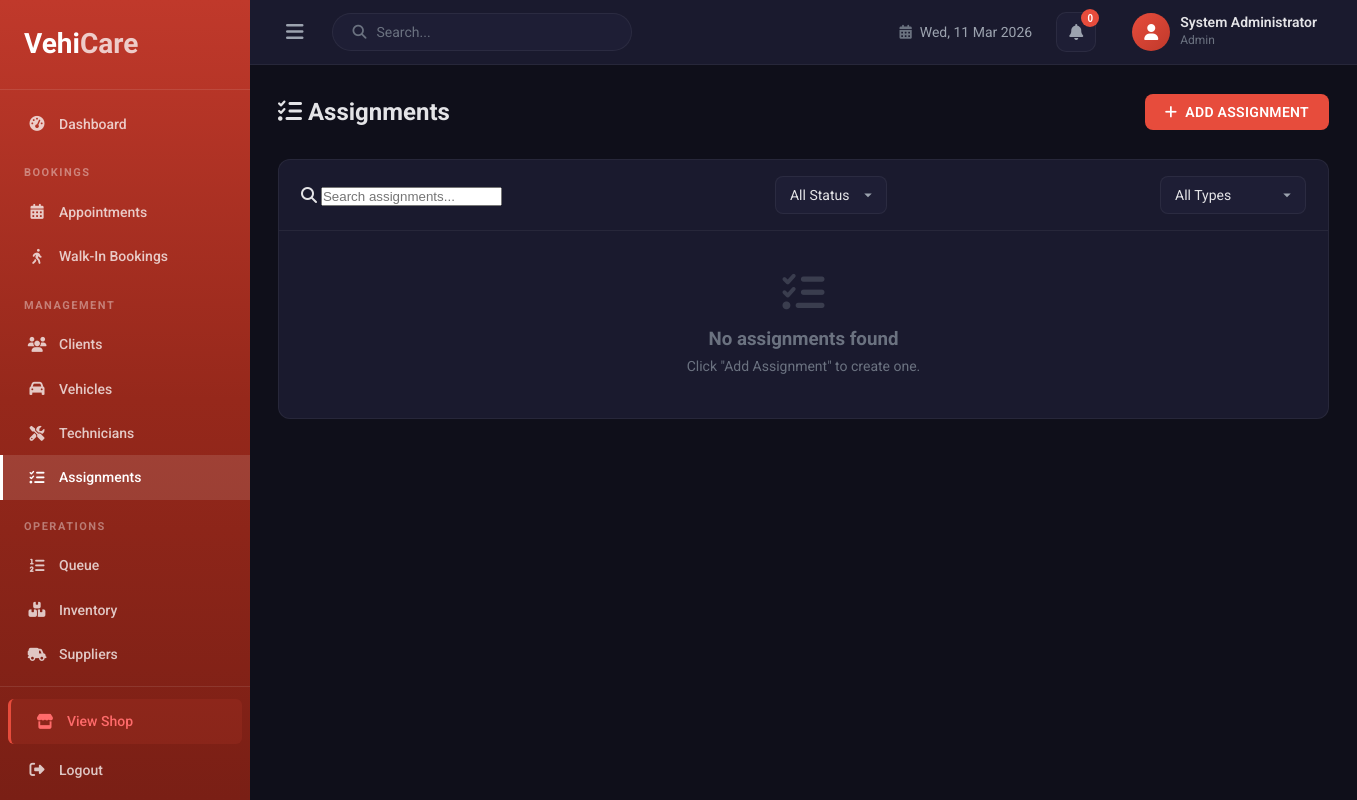
The app's page /admins/assignments.php (signed in), older data.
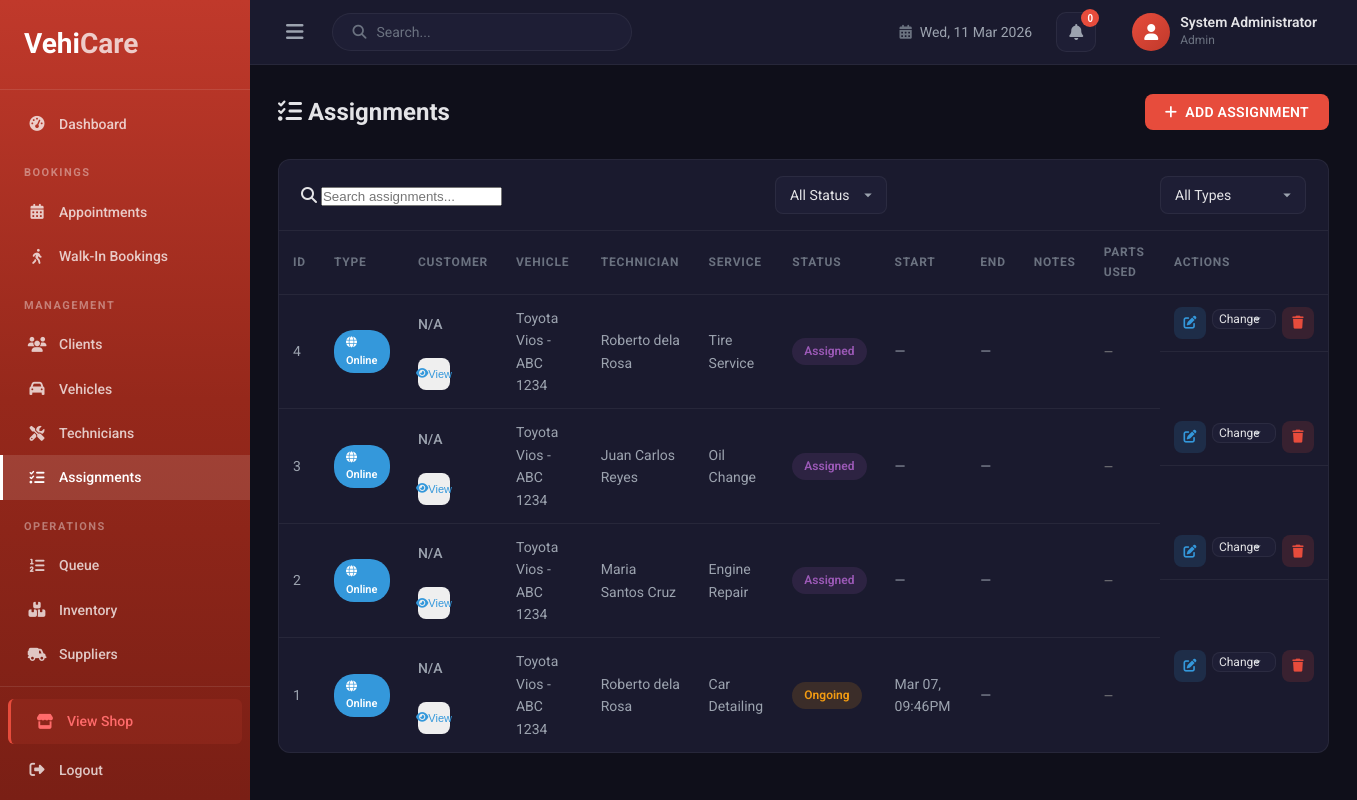
The same page, newer data.
### tables this page shows
CREATE TABLE `assignments` (
  `assignment_id` int(11) NOT NULL,
  `appointment_id` int(11) DEFAULT NULL,
  `vehicle_id` int(11) NOT NULL,
  `technician_id` int(11) NOT NULL,
  `service_id` int(11) NOT NULL,
  `status` enum('Assigned','Ongoing','Finished') DEFAULT 'Assigned',
  `start_time` datetime DEFAULT NULL,
  `end_time` datetime DEFAULT NULL,
  `notes` text DEFAULT NULL
);

CREATE TABLE `vehicles` (
  `vehicle_id` int(11) NOT NULL,
  `client_id` int(11) NOT NULL,
  `plate_number` varchar(50) NOT NULL,
  `vin` varchar(17) DEFAULT NULL,
  `make` varchar(100) DEFAULT NULL,
  `model` varchar(100) DEFAULT NULL,
  `year` year(4) DEFAULT NULL,
  `color` varchar(50) DEFAULT NULL,
  `status` enum('active','in_service','completed','released') DEFAULT 'active',
  `created_at` timestamp NOT NULL DEFAULT current_timestamp()
);

CREATE TABLE `users` (
  `user_id` int(11) NOT NULL,
  `full_name` varchar(150) NOT NULL,
  `email` varchar(150) NOT NULL,
  `password_hash` varchar(255) NOT NULL,
  `role` enum('admin','staff','technician','customer') NOT NULL,
  `status` enum('active','inactive') DEFAULT 'active',
  `created_at` timestamp NOT NULL DEFAULT current_timestamp()
);

CREATE TABLE `services` (
  `service_id` int(11) NOT NULL,
  `service_name` varchar(150) NOT NULL,
  `description` text DEFAULT NULL,
  `base_price` decimal(10,2) NOT NULL,
  `estimated_duration` int(11) DEFAULT NULL COMMENT 'Duration in minutes',
  `created_at` timestamp NOT NULL DEFAULT current_timestamp()
);

### admins/assignments.php (the view, shortened to what the changed rows need)
<?php
require_once __DIR__ . '/../includes/db.php';
$assignments = $pdo->query("SELECT a.*, v.plate_number, v.make, v.model, v.year, v.color, u.full_name AS technician_name, s.service_name, s.base_price,
    c.full_name AS customer_name, c.email AS customer_email, c.user_id AS customer_id,
    ap.appointment_date, ap.status AS appointment_status, COALESCE(ap.appointment_type, 'Online') AS appointment_type
    FROM assignments a
    LEFT JOIN vehicles v ON a.vehicle_id = v.vehicle_id
    LEFT JOIN users u ON a.technician_id = u.user_id
    LEFT JOIN services s ON a.service_id = s.service_id
    LEFT JOIN users c ON v.client_id = c.user_id
    LEFT JOIN appointments ap ON a.appointment_id = ap.appointment_id
    ORDER BY a.assignment_id DESC")->fetchAll();
$admin_parts = [];
?>
<!DOCTYPE html>
<html lang="en">
<head>
    <link rel="stylesheet" href="../includes/style/admin.css">
    <link rel="stylesheet" href="https://cdnjs.cloudflare.com/ajax/libs/font-awesome/6.5.1/css/all.min.css">
</head>
<body class="admin-body">
<div class="admin-layout">
    <main class="admin-main">
        <div class="admin-content">
            <div class="page-header">
                <h2><i class="fas fa-tasks"></i> Assignments</h2>
            </div>
            <div class="admin-card">
                <?php if (count($assignments) > 0): ?>
                <div class="table-responsive">
                    <table class="admin-table" id="assignmentsTable">
                        <thead><tr><th>ID</th><th>Type</th><th>Customer</th><th>Vehicle</th><th>Technician</th><th>Service</th><th>Status</th><th>Start</th><th>End</th><th>Notes</th><th>Parts Used</th><th>Actions</th></tr></thead>
                        <tbody>
                        <?php foreach ($assignments as $row): ?>
                        <tr data-status="<?= htmlspecialchars($row['status']) ?>" data-type="<?= htmlspecialchars($row['appointment_type']) ?>">
                            <td><?= $row['assignment_id'] ?></td>
                            <td>
                                <?php if ($row['appointment_type'] === 'Walk-In'): ?>
                                    <span class="badge" style="background:#e67e22;color:#fff;font-size:11px;"><i class="fas fa-walking"></i> Walk-In</span>
                                <?php else: ?>
                                    <span class="badge" style="background:#3498db;color:#fff;font-size:11px;"><i class="fas fa-globe"></i> Online</span>
                                <?php endif; ?>
                            </td>
                            <td>
                                <span style="font-weight:500;"><?= htmlspecialchars($row['customer_name'] ?? 'N/A') ?></span><br>
                                <br><button type="button" class="btn-icon" style="color:#3498db;font-size:11px;padding:2px 6px;" onclick="viewCustomer(<?= (int)$row['assignment_id'] ?>)"><i class="fas fa-eye"></i> View</button>
                            </td>
                            <td><?= htmlspecialchars(($row['make'] ?? '') . ' ' . ($row['model'] ?? '') . ' - ' . ($row['plate_number'] ?? 'N/A')) ?></td>
                            <td><?= htmlspecialchars($row['technician_name'] ?? 'N/A') ?></td>
                            <td><?= htmlspecialchars($row['service_name'] ?? 'N/A') ?></td>
                            <td>
                                <?php $st = $row['status'] ?? 'Assigned';
                                $bc = 'badge-assigned';
                                if ($st === 'Ongoing') $bc = 'badge-ongoing';
                                elseif ($st === 'Finished') $bc = 'badge-finished'; ?>
                                <span class="badge <?= $bc ?>"><?= htmlspecialchars($st) ?></span>
                            </td>
                            <td><?= $row['start_time'] ? date('M d, h:iA', strtotime($row['start_time'])) : '—' ?></td>
                            <td><?= $row['end_time'] ? date('M d, h:iA', strtotime($row['end_time'])) : '—' ?></td>
                            <td><?= htmlspecialchars(mb_strimwidth($row['notes'] ?? '', 0, 40, '...')) ?></td>
                            <td>
                                <?php $ap = $admin_parts[$row['assignment_id']] ?? []; ?>
                                <?php if (!empty($ap)): ?>
                                    <?php $pt = 0; foreach ($ap as $pp): $pt += $pp['quantity'] * $pp['unit_price']; ?>
                                    <div style="font-size:12px;white-space:nowrap;"><?= htmlspecialchars($pp['item_name']) ?> x<?= $pp['quantity'] ?></div>
                                    <?php endforeach; ?>
                                    <div style="font-size:11px;font-weight:600;color:#8e44ad;margin-top:2px;">Total: ₱<?= number_format($pt, 2) ?></div>
                                <?php else: ?>
                                    <span style="color:#888;font-size:12px;">—</span>
                                <?php endif; ?>
                            </td>
                            <td class="action-btns">
                                <button class="btn-icon btn-edit" onclick="editAssignment(<?= $row['assignment_id'] ?>, <?= $row['vehicle_id'] ?>, <?= $row['technician_id'] ?>, <?= $row['service_id'] ?>, '<?= htmlspecialchars($row['status'], ENT_QUOTES) ?>', '<?= htmlspecialchars(addslashes($row['notes'] ?? ''), ENT_QUOTES) ?>')"><i class="fas fa-edit"></i></button>
                                <form method="POST" style="display:inline" class="status-form">
                                    <select name="status" class="form-control form-control-sm" onchange="this.form.submit()" style="width:auto;display:inline-block;padding:2px 6px;font-size:12px;">
                                        <option value="" disabled selected>Change</option>
                                    </select>
                                </form>
                                <form method="POST" style="display:inline" onsubmit="return confirm('Delete this assignment?')">
                                    <button type="submit" class="btn-icon btn-delete"><i class="fas fa-trash"></i></button>
                                </form>
                            </td>
                        </tr>
                        <?php endforeach; ?>
                        </tbody>
                    </table>
                </div>
                <?php else: ?>
                <div class="empty-state"><i class="fas fa-tasks"></i><h3>No assignments found</h3><p>Click "Add Assignment" to create one.</p></div>
                <?php endif; ?>
            </div>
        </div>
    </main>
</div>
</body>
</html>

Row changes from the older to the newer data that the page shows:
added assignments: assignment_id "4", customer_name "N/A", vehicle.plate_number "Toyota Vios - ABC 1234", technician.full_name "Roberto dela Rosa", service.service_name "Tire Service", status "Assigned"
added assignments: assignment_id "3", customer_name "N/A", vehicle.plate_number "Toyota Vios - ABC 1234", technician.full_name "Juan Carlos Reyes", service.service_name "Oil Change", status "Assigned"
added assignments: assignment_id "2", customer_name "N/A", vehicle.plate_number "Toyota Vios - ABC 1234", technician.full_name "Maria Santos Cruz", service.service_name "Engine Repair", status "Assigned"
added assignments: assignment_id "1", customer_name "N/A", vehicle.plate_number "Toyota Vios - ABC 1234", technician.full_name "Roberto dela Rosa", service.service_name "Car Detailing", status "Ongoing", start_time "Mar 07, 09:46PM"
Text that changed along with them:
text no longer shown: "No assignments found Click \"Add Assignment\" to create one."
text now shown: "ID TYPE CUSTOMER VEHICLE TECHNICIAN SERVICE STATUS START END NOTES PARTS USED ACTIONS"
